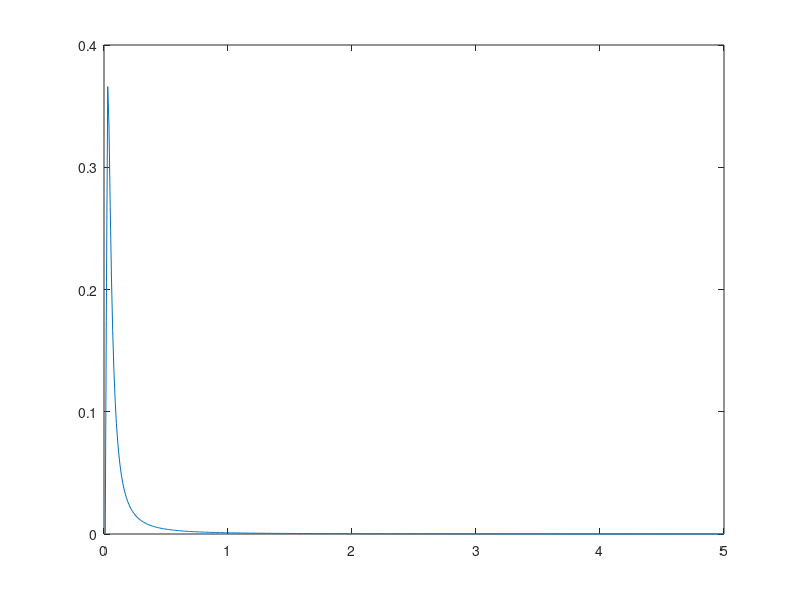

This figure's MATLAB source: (Note: this script raises an error after producing the figure.)
%% Inverse gamma prior
invgamma_prior= @(x,a,b)((b.^a./gamma(a).*x.^(-a-1).*exp(-b./x)));
x = 0.01:0.01:5;
y = invgamma_prior(x.^2,.001,.001);
plot(x,y)
hold on
log(y(1))
log(y(end))
%%
a = 0.01:0.1:1;
b = 0.01:0.1:1;
[X, Y] = meshgrid(a,b);
colors = linspecer(size(Y,2));
ncol = ceil(sqrt(size(X,2)));
nrow = ceil(size(X,2)/ncol);
indx = 1;
for j = 1:size(X,2)
    for i = 1:size(X,1)
        y = invgamma_prior(x.^2, X(i,j), Y(i,j));
        subplot(nrow,ncol, indx)
        hold on
        plot(x,y/max(y), 'Color', colors(i,:));
    end
    child = get(gca, 'Children');
    legend(cellfun(@(x)strjoin({'b = ' x},''), cellstr(num2str(Y(:,j))), 'UniformOutput', false))
    hold off
    title(strjoin({'a = ', num2str(X(1,j))}, ''))
    indx = indx + 1;
end
